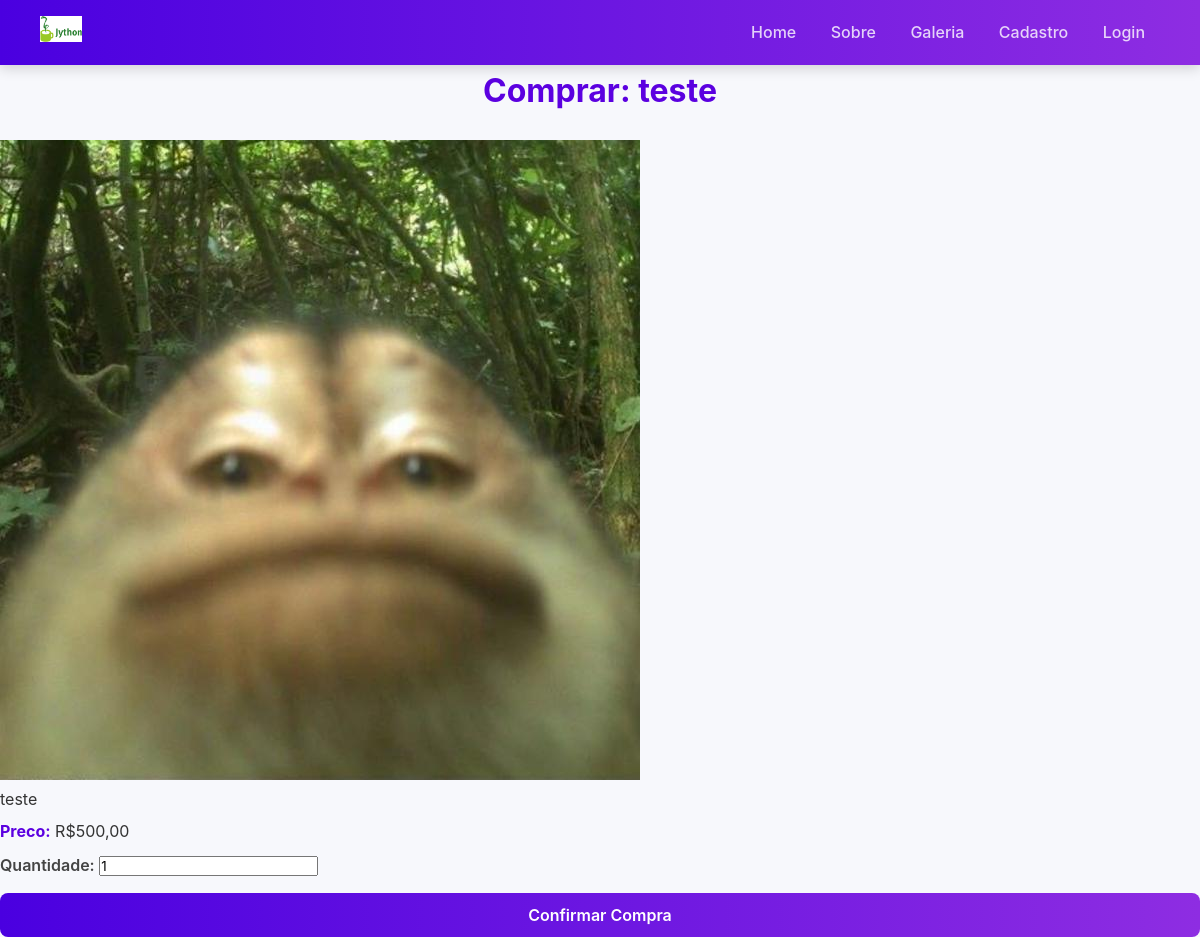
Screenshot of /comprar/1 with the database file from the repository.
### app/models.py (models this page shows, shortened)
class Produto(models.Model):
    nome = models.CharField(max_length=100)
    descricao = models.CharField(max_length=500)
    preco = models.DecimalField(max_digits=10, decimal_places=2)
    imagem = models.ImageField(upload_to='produtos/', null= True, blank=True)
    categoria = models.ForeignKey(Categoria, on_delete=models.SET_NULL, null=True, blank=True)
    estoque = models.PositiveIntegerField(default=0)

### app/views.py (the view)
# urls.py: path('comprar/<int:id_prod>', views.comprar, name='comprar'),
def comprar(request, id_prod):
    produto = get_object_or_404(Produto, id=id_prod)
    if request.method == 'POST':
        formulario = FormCompra(request.POST)
        if formulario.is_valid():
            compra = formulario.save(commit=False)
            compra.produto = produto
            if produto.estoque < compra.quantidade:
                messages.error(request, 'Quantidade solicitada excede o estoque')
                return redirect('produto')
            produto.estoque -= compra.quantidade
            produto.save()
            compra.save()
            messages.success(request, 'Compra realizada com sucesso!')
            return redirect('produto')
    else:
        formulario = FormCompra()
    return render(request, "comprar.html", {"form": formulario, "produto": produto})

### app/forms.py
class FormCompra(forms.ModelForm):
    class Meta:
        model = Compra
        fields = ['quantidade']

### app/templates/comprar.html (shortened to what this page needs)
{% extends "template.html" %}
{% block conteudo %}
    <h1>Comprar: {{produto.nome}}</h1>
    <img src="/media/{{produto.imagem}}" alt{{produto.nome}}>
    <p>{{produto.descricao}}</p>
    <p><strong>Preco:</strong> R${{produto.preco}}</p>
    <form method="POST">
        {{form}}
        <button type="submit">Confirmar Compra</button>
    </form>
{% endblock %}

### app/static/styles/styles.css (style rules this page uses)
:root { --color-primary: #5b00e0; --color-primary-dark: #4a00e0; --color-primary-light: #8e2de2; --color-danger: #e02424; --color-danger-light: #ff4b4b; --color-success-bg: #e1f8e6; --color-success-text: #2a7c3b; --color-error-bg: #fdeaea; --color-error-text: #b91c1c; --color-white: #fff; --color-bg: #f7f8fc; --color-text: #333; --color-text-light: #666; --color-border: #ccc; --gradient-primary: linear-gradient(90deg, var(--color-primary-dark), var(--color-primary-light)); --gradient-danger: linear-gradient(90deg, var(--color-danger), var(--color-danger-light)); --font-family: "Poppins", "Inter", sans-serif; --border-radius-md: 8px; --border-radius-lg: 16px; --shadow-sm: 0 4px 15px rgba(0,0,0,0.08); --shadow-md: 0 8px 24px rgba(0,0,0,0.1); --shadow-hover-primary: 0 8px 20px rgba(91, 0, 224, 0.2); --shadow-focus-primary: 0 0 0 3px rgba(123, 47, 247, 0.15); }
* { margin: 0; padding: 0; box-sizing: border-box; font-family: var(--font-family); }
body { background: var(--color-bg); color: var(--color-text); line-height: 1.6; min-height: 100vh; }
h1, h2, h3 { color: var(--color-primary); margin-bottom: 1.5rem; text-align: center; }
h1 { font-size: 2rem; }
p { margin-bottom: 10px; line-height: 1.4; }
strong { color: var(--color-primary); }
form { display: flex; flex-direction: column; gap: 15px; text-align: left; }
label { font-weight: 600; color: #444; margin-bottom: -5px; }
.btn, button, input[type="submit"] { display: inline-block; color: var(--color-white); text-decoration: none; font-weight: 600; border: none; border-radius: var(--border-radius-md); padding: 12px 20px; font-size: 16px; cursor: pointer; transition: transform 0.2s ease, box-shadow 0.2s ease, background 0.3s ease; text-align: center; }
button { background: var(--gradient-primary); }

### rows the page displays
Produto: nome "teste", imagem (picture), descricao "teste", preco "500,00"
